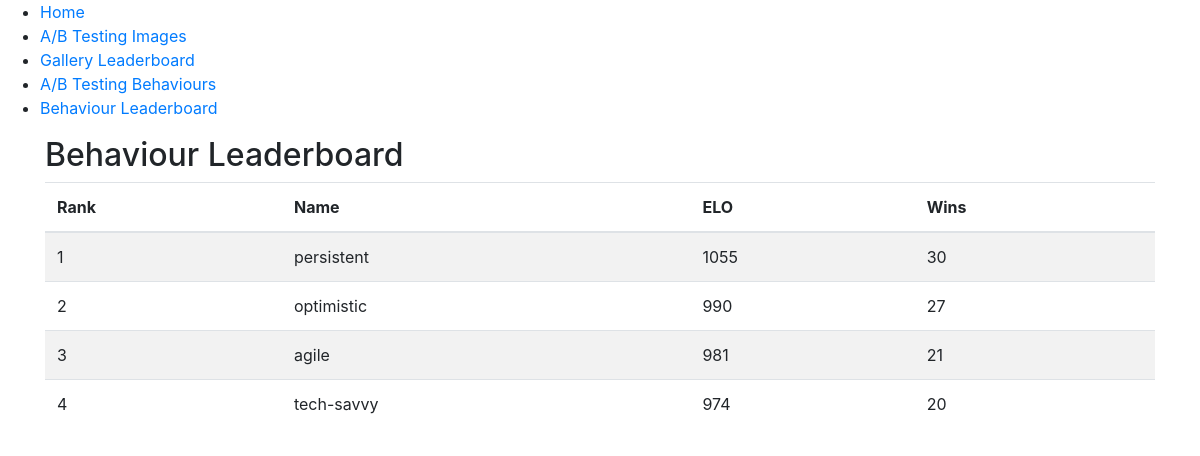
Page /behaviour_leaderboard on the earlier database version.
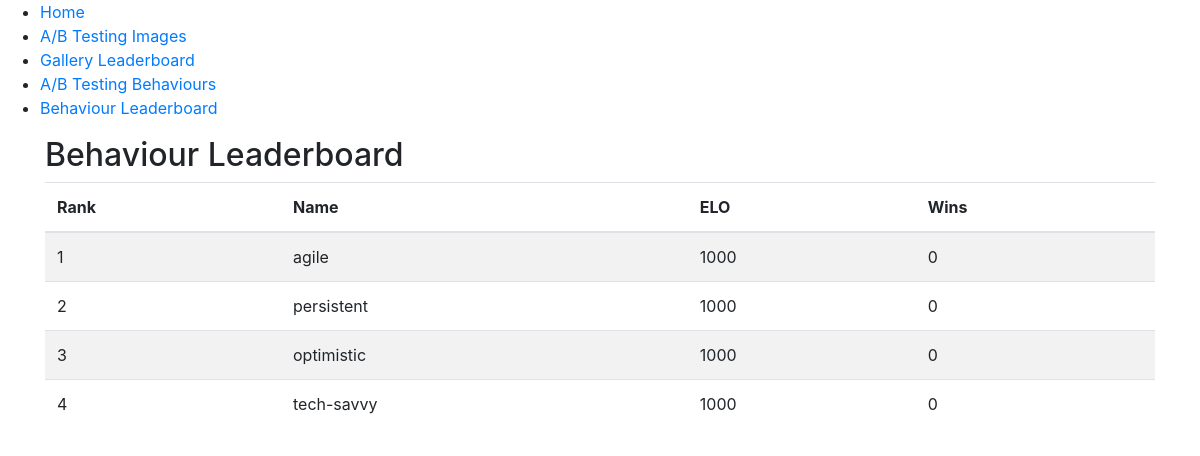
Same page on the later database version.
### tables this page shows
CREATE TABLE Behaviour (
            id INTEGER PRIMARY KEY AUTOINCREMENT,
            name TEXT NOT NULL UNIQUE,
            ELO INTEGER DEFAULT 1000,
            Wins INTEGER DEFAULT 0
        );

### app.py (the view)
@app.route('/behaviour_leaderboard')
def behaviour_leaderboard():
    leaderboard = get_behaviour_leaderboard()
    return render_template('behaviour_leaderboard.html', leaderboard=leaderboard)

### utils.py (called while the page is built)
def get_behaviour_leaderboard(limit=10):
    conn = sqlite3.connect('treehouse.db')
    cursor = conn.cursor()
    try:
        cursor.execute("SELECT name, ELO, Wins FROM Behaviour ORDER BY ELO DESC LIMIT ?", (limit,))
        leaderboard = cursor.fetchall()
        return leaderboard
    except Exception as e:
        print(f"Error retrieving behaviour leaderboard: {e}")
        return []
    finally:
        conn.close()

### templates/behaviour_leaderboard.html
{% extends 'base.html' %}
{% block content %}
    <h2>Behaviour Leaderboard</h2>
    <table class="table table-striped">
        <thead>
            <tr>
                <th>Rank</th>
                <th>Name</th>
                <th>ELO</th>
                <th>Wins</th>
            </tr>
        </thead>
        <tbody>
            {% for behaviour in leaderboard %}
                <tr>
                    <td>{{ loop.index }}</td>
                    <td>{{ behaviour[0] }}</td>
                    <td>{{ behaviour[1] }}</td>
                    <td>{{ behaviour[2] }}</td>
                </tr>
            {% endfor %}
        </tbody>
    </table>
{% endblock %}

Differences in the rows shown:
changed Behaviour "agile": ELO "981" → "1000"; Wins "21" → "0"; moves up the list
changed Behaviour "persistent": ELO "1055" → "1000"; Wins "30" → "0"
changed Behaviour "optimistic": ELO "990" → "1000"; Wins "27" → "0"
changed Behaviour "tech-savvy": ELO "974" → "1000"; Wins "20" → "0"
